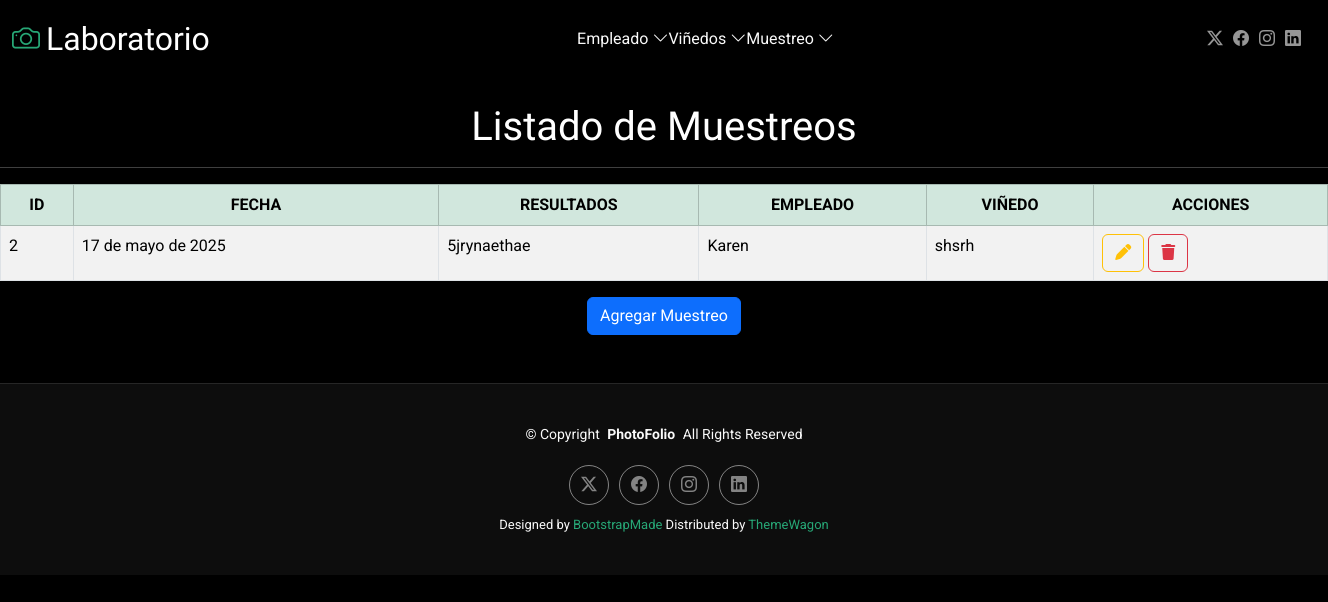
The app's page /iniciomu with its own data.
### Aplicaciones/Muestreo/models.py (models this page shows)
class Muestreo(models.Model):
    fecha = models.DateField()
    resultados = models.TextField()
    analista = models.ForeignKey(Empleado, on_delete=models.CASCADE)
    vinedo = models.ForeignKey(Vinedo, on_delete=models.CASCADE)

### Aplicaciones/Empleado/models.py (models this page shows, shortened)
class Empleado(models.Model):
    id = models.AutoField(primary_key=True)
    nombre = models.CharField(max_length=100)
    ubicacion = models.CharField(max_length=200)
    telefono = models.CharField(max_length=20)

### Aplicaciones/Vinedo/models.py (models this page shows)
class Vinedo(models.Model):
    id = models.AutoField(primary_key=True)
    ubicacion = models.TextField()
    hectareas = models.DecimalField(max_digits=5, decimal_places=2)
    variedad_uva = models.CharField(max_length=100)
    anio_plantacion = models.IntegerField()

### Aplicaciones/Muestreo/views.py (the view)
# urls.py: path('iniciomu',views.inicio,name='iniciomu'),
def inicio(request):
    listadoMuestreo=Muestreo.objects.all()
    return render(request,"iniciomu.html",{'muestreo':listadoMuestreo})

### Aplicaciones/Muestreo/templates/iniciomu.html (shortened to what this page needs)
{% extends 'plantilla.html' %}
{% load static %}
{% block body %}
<br>
<h1 class="text-center">Listado de Muestreos</h1>
<hr>
<table class="table table-bordered table-striped table-hover ">
    <thead>
        <tr class="table-success text-center">
            <th>ID</th>
            <th>FECHA</th>
            <th>RESULTADOS</th>
            <th>EMPLEADO</th>
            <th>VIÑEDO</th>
            <th>ACCIONES</th>
        </tr>
    </thead>
    <tbody>
        {% for muestreoTemporal in muestreo %}
            <tr>
                <td>{{muestreoTemporal.id}}</td>
                <td>{{muestreoTemporal.fecha}}</td>
                <td>{{muestreoTemporal.resultados}}</td>
                <td>{{muestreoTemporal.analista.nombre}}</td>
                <td>{{muestreoTemporal.vinedo.variedad_uva}}</td>
                <td>
                    <a href="editarMuestreo/{{muestreoTemporal.id}}" class="btn btn-outline-warning">
                        <i class="fa fa-pen"></i>
                    </a>
                    <a href="#" class="btn btn-outline-danger" onclick="confirmarEliminacion('{{muestreoTemporal.id}}')">
                        <i class="fa fa-trash"></i>
                    </a>
                </td>
            </tr>
        {% endfor %}
    </tbody>
</table>
<div class="text-center ">
    <a href="nuevoMuestreo" class="btn btn-primary " >
        Agregar Muestreo
    </a>
</div>
<br>
<br>
{% endblock %}

### laboratorio/static/plantilla/Pho/assets/css/main.css (style rules this page uses)
:root { --default-font: "Roboto", system-ui, -apple-system, "Segoe UI", Roboto, "Helvetica Neue", Arial, "Noto Sans", "Liberation Sans", sans-serif, "Apple Color Emoji", "Segoe UI Emoji", "Segoe UI Symbol", "Noto Color Emoji"; --heading-font: "Cardo", sans-serif; --nav-font: "Inter", sans-serif; }
:root { --background-color: #000000; --default-color: #fafafa; --heading-color: #ffffff; --accent-color: #27a776; --surface-color: #1a1a1a; --contrast-color: #ffffff; }
:root { --nav-color: rgba(255, 255, 255, 0.5); --nav-hover-color: #ffffff; --nav-mobile-background-color: #1a1a1a; --nav-dropdown-background-color: #1a1a1a; --nav-dropdown-color: rgba(255, 255, 255, 0.5); --nav-dropdown-hover-color: #ffffff; }
:root { scroll-behavior: smooth; }
body { color: var(--default-color); background-color: var(--background-color); font-family: var(--default-font); }
a { color: var(--accent-color); text-decoration: none; transition: 0.3s; }
h1, h2, h3, h4, h5, h6 { color: var(--heading-color); font-family: var(--heading-font); }

### records on screen
Muestreo: id "2", fecha "17 de mayo de 2025", resultados "5jrynaethae", analista.nombre "Karen", vinedo.variedad_uva "shsrh"
